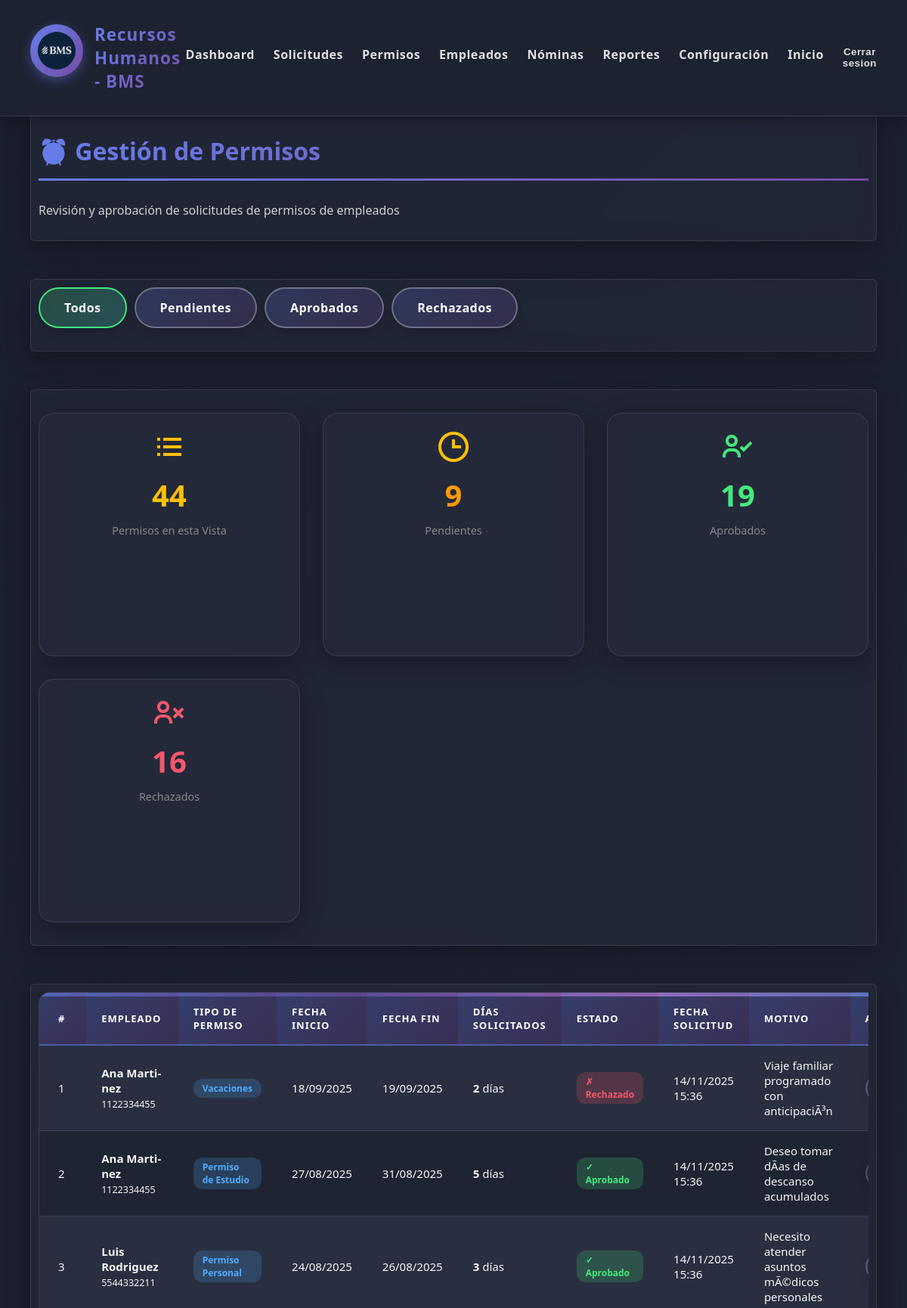
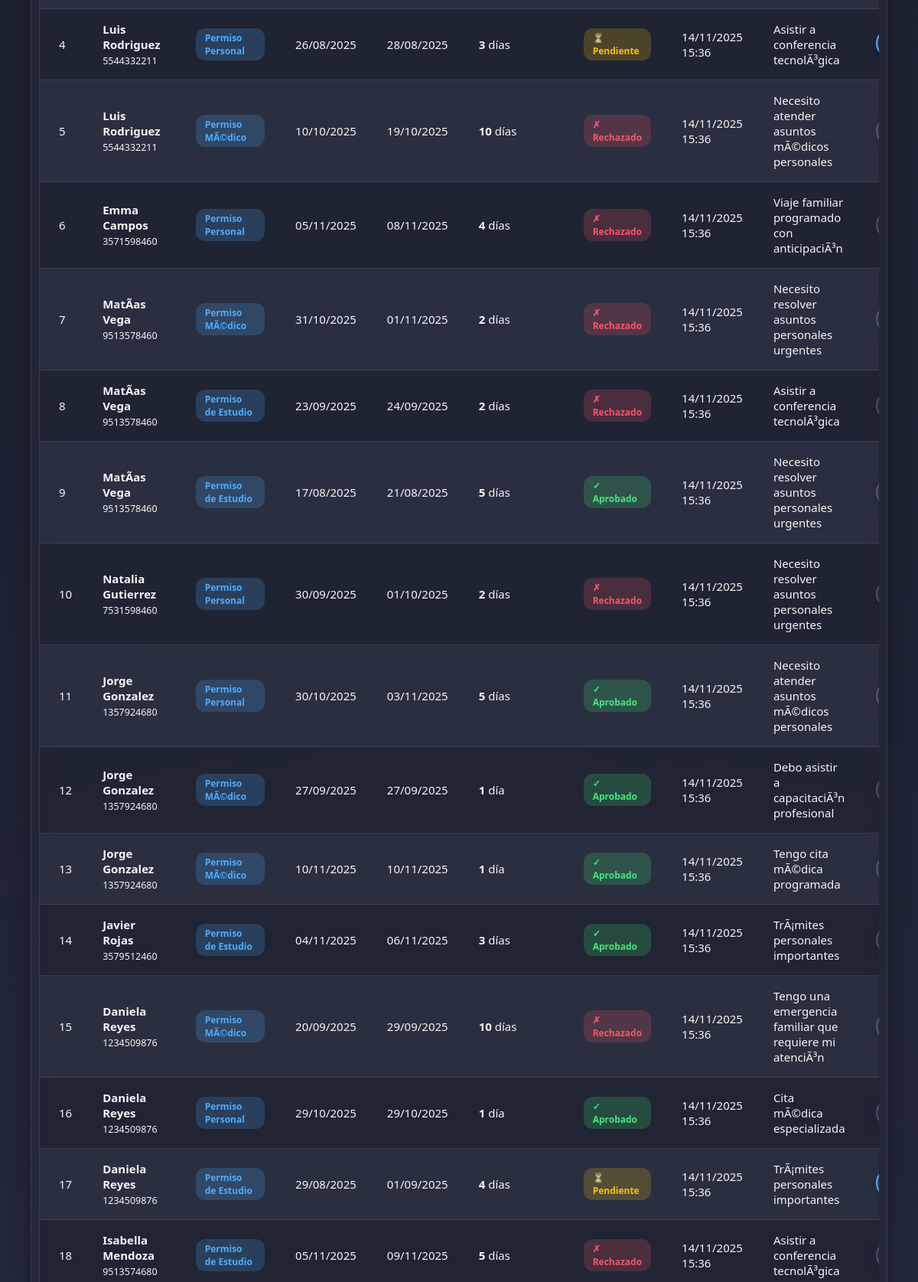
The app's page /rrhh/permisos/ (signed in, upper part) with its own data (2 pictures, top to bottom).
### core2/models.py (models this page shows, shortened)
class Permiso(models.Model):
    ESTADO_CHOICES = [
        ('PENDIENTE', 'Pendiente'),
        ('APROBADO', 'Aprobado'),
        ('RECHAZADO', 'Rechazado'),
    ]
    empleado = models.ForeignKey(Empleado, on_delete=models.CASCADE, related_name='permisos')
    tipo_permiso = models.ForeignKey(TipoPermiso, on_delete=models.CASCADE)
    fecha_inicio = models.DateField()
    fecha_fin = models.DateField()
    motivo = models.TextField()
    estado = models.CharField(max_length=20, choices=ESTADO_CHOICES, default='PENDIENTE')
    fecha_solicitud = models.DateTimeField(auto_now_add=True)
    fecha_respuesta = models.DateTimeField(null=True, blank=True)
    observaciones = models.TextField(blank=True)
    def dias_solicitados(self):
        return (self.fecha_fin - self.fecha_inicio).days + 1

class Empleado(models.Model):
    user = models.OneToOneField(User, on_delete=models.CASCADE, related_name='empleado')
    nombre = models.CharField(max_length=100)
    apellido = models.CharField(max_length=100)
    cedula = models.CharField(max_length=20, unique=True)
    correo = models.EmailField(unique=True)
    telefono = models.CharField(max_length=20, blank=True)
    direccion = models.CharField(max_length=200, blank=True)
    fecha_nacimiento = models.DateField(null=True, blank=True)
    fecha_ingreso = models.DateField(default=date.today)
    categoria = models.ForeignKey(Categoria, on_delete=models.SET_NULL, null=True, blank=True)
    activo = models.BooleanField(default=True)
    datos_completados = models.BooleanField(default=False)

class TipoPermiso(models.Model):
    nombre = models.CharField(max_length=100, unique=True)
    descripcion = models.TextField(blank=True)
    dias_maximos = models.IntegerField(default=0, help_text="0 = ilimitado")
    requiere_aprobacion = models.BooleanField(default=True)

### core3/views.py (the view)
# urls.py: path('permisos/', views.lista_permisos, name='lista_permisos_rrhh'),
@login_required
@user_passes_test(es_rrhh)
def lista_permisos(request):
    filtro = request.GET.get('estado', 'todos')
    permisos = Permiso.objects.all().select_related('empleado', 'tipo_permiso')
    if filtro == 'pendientes':
        permisos = permisos.filter(estado='PENDIENTE')
    elif filtro == 'aprobados':
        permisos = permisos.filter(estado='APROBADO')
    elif filtro == 'rechazados':
        permisos = permisos.filter(estado='RECHAZADO')
    permisos = permisos.order_by('-fecha_solicitud')
    total_permisos = Permiso.objects.count()
    permisos_pendientes = Permiso.objects.filter(estado='PENDIENTE').count()
    permisos_aprobados = Permiso.objects.filter(estado='APROBADO').count()
    permisos_rechazados = Permiso.objects.filter(estado='RECHAZADO').count()
    if total_permisos > 0:
        porcentaje_permisos_pendientes = round((permisos_pendientes / total_permisos) * 100, 2)
        porcentaje_permisos_aprobados = round((permisos_aprobados / total_permisos) * 100, 2)
        porcentaje_permisos_rechazados = round((permisos_rechazados / total_permisos) * 100, 2)
    else:
        porcentaje_permisos_pendientes = porcentaje_permisos_aprobados = porcentaje_permisos_rechazados = 0
    context = {
        'permisos': permisos,
        'filtro_actual': filtro,
        'total_permisos': total_permisos,
        'permisos_pendientes': permisos_pendientes,
        'permisos_aprobados': permisos_aprobados,
        'permisos_rechazados': permisos_rechazados,
        'porcentaje_permisos_pendientes': porcentaje_permisos_pendientes,
        'porcentaje_permisos_aprobados': porcentaje_permisos_aprobados,
        'porcentaje_permisos_rechazados': porcentaje_permisos_rechazados,
    }
    return render(request, 'core3/permisos/lista.html', context)

### core3/views.py (called while the page is built)
def es_rrhh(user):
    return user.is_staff or user.is_superuser

### core3/templates/core3/permisos/lista.html (shortened to what this page needs)
{% extends 'core3/base_rrhh.html' %}
{% load static %}
{% block content %}
<main class="main-content">
    <section class="seccion">
        <h2>⏰ Gestión de Permisos</h2>
        <p>Revisión y aprobación de solicitudes de permisos de empleados</p>
    </section>
    <section class="seccion">
        <div class="filtros">
            <a href="{% url 'lista_permisos_rrhh' %}?estado=todos"
                class="button {% if filtro_actual == 'todos' %}green{% endif %}">
                Todos
            </a>
            <a href="{% url 'lista_permisos_rrhh' %}?estado=pendientes"
                class="button {% if filtro_actual == 'pendientes' %}blue{% endif %}">
                Pendientes
            </a>
            <a href="{% url 'lista_permisos_rrhh' %}?estado=aprobados"
                class="button {% if filtro_actual == 'aprobados' %}{% endif %}">
                Aprobados
            </a>
            <a href="{% url 'lista_permisos_rrhh' %}?estado=rechazados"
                class="button {% if filtro_actual == 'rechazados' %}red{% endif %}">
                Rechazados
            </a>
        </div>
    </section>
    <section class="seccion">
        <div class="cards-container">
            <div class="card stat-card">
                <i class='bx bx-list-ul' style="font-size: 3rem; color: #ffc107;"></i>
                <div class="stat-number" style="color: #ffc107;">
                    {{ permisos|length }}
                </div>
                <div class="stat-label">Permisos en esta Vista</div>
            </div>
            <div class="card stat-card">
                <i class='bx bx-time' style="font-size: 3rem; color: #ffc107;"></i>
                <div class="stat-number" style="color: #ff9800;">
                    {{ permisos_pendientes }}
                </div>
                <div class="stat-label">Pendientes</div>
            </div>
            <div class="card stat-card">
                <i class='bx bx-user-check' style="font-size: 3rem; color: #43e97b;"></i>
                <div class="stat-number" style="color: #43e97b;">
                    {{ permisos_aprobados }}
                </div>
                <div class="stat-label">Aprobados</div>
            </div>
            <div class="card stat-card">
                <i class='bx bx-user-x' style="font-size: 3rem; color: #f5576c;"></i>
                <div class="stat-number" style="color: #f5576c;">
                    {{ permisos_rechazados }}
                </div>
                <div class="stat-label">Rechazados</div>
            </div>
        </div>
    </section>
    <section class="seccion">
        {% if permisos %}
        <div style="overflow-x: auto;">
            <table class="table table--striped table--hover">
                <tbody>
                    <tr>
                        <th>#</th>
                        <th>Empleado</th>
                        <th>Tipo de Permiso</th>
                        <th>Fecha Inicio</th>
                        <th>Fecha Fin</th>
                        <th>Días Solicitados</th>
                        <th>Estado</th>
                        <th>Fecha Solicitud</th>
                        <th>Motivo</th>
                        <th>Acciones</th>
                    </tr>
                    {% for permiso in permisos %}
                    <tr>
                        <td>{{ forloop.counter }}</td>
                        <td>
                            <strong>{{ permiso.empleado.nombre }} {{ permiso.empleado.apellido }}</strong><br>
                            <small>{{ permiso.empleado.cedula }}</small>
                        </td>
                        <td>
                            <span class="badge badge-info">{{ permiso.tipo_permiso.nombre }}</span>
                        </td>
                        <td>{{ permiso.fecha_inicio|date:"d/m/Y" }}</td>
                        <td>{{ permiso.fecha_fin|date:"d/m/Y" }}</td>
                        <td>
                            <strong>{{ permiso.dias_solicitados }}</strong> día{{ permiso.dias_solicitados|pluralize }}
                        </td>
                        <td>
                            {% if permiso.estado == 'PENDIENTE' %}
                            <span class="badge badge-warning">⏳ Pendiente</span>
                            {% elif permiso.estado == 'APROBADO' %}
                            <span class="badge badge-success">✓ Aprobado</span>
                            {% elif permiso.estado == 'RECHAZADO' %}
                            <span class="badge badge-danger">✗ Rechazado</span>
                            {% else %}
                            <span class="badge badge-secondary">{{ permiso.estado }}</span>
                            {% endif %}
                        </td>
                        <td>{{ permiso.fecha_solicitud|date:"d/m/Y H:i" }}</td>
                        <td>{{ permiso.motivo|truncatewords:8 }}</td>
                        <td>
                            {% if permiso.estado == 'PENDIENTE' %}
                            <a href="{% url 'revisar_permiso' permiso.id %}" class="button blue"
                                style="padding: 8px 16px; font-size: 14px;">
                            </a>
                            {% else %}
                            <button class="button"
                                style="padding: 8px 16px; font-size: 14px; opacity: 0.6; cursor: not-allowed;" disabled
                                title="{% if permiso.estado == 'APROBADO' %}Ya aprobado{% else %}Ya rechazado{% endif %}">
                            </button>
                            {% endif %}
                        </td>
                    </tr>
                    {% endfor %}
                </tbody>
            </table>
        </div>
        {% endif %}
    </section>
</main>
{% endblock %}

### Static/CSS/style.css (style rules this page uses)
:root { --primary-gradient: linear-gradient(135deg, #667eea 0%, #764ba2 100%); --secondary-gradient: linear-gradient(135deg, #f093fb 0%, #f5576c 100%); --success-gradient: linear-gradient(135deg, #43e97b 0%, #38f9d7 100%); --info-gradient: linear-gradient(135deg, #4facfe 0%, #00f2fe 100%); --dark-bg: #1a1f2e; --card-bg: #252b3b; --sidebar-bg: rgba(30, 35, 50, 0.95); }
html { scroll-behavior: smooth; }
html, body { height: 100%; margin: 0; overflow-x: hidden; }
body { background: linear-gradient(135deg, #1a1f2e 0%, #252b3b 100%); color: #ffffff; min-height: 100%; margin: 0; font-family: 'Segoe UI', Tahoma, Geneva, Verdana, sans-serif; position: relative; }
body::before { content: ''; position: fixed; top: 0; left: 0; width: 100%; height: 100%; background-image: radial-gradient(circle at 20% 50%, rgba(120, 119, 198, 0.1) 0%, transparent 50%), radial-gradient(circle at 80% 80%, rgba(138, 180, 248, 0.1) 0%, transparent 50%); pointer-events: none; z-index: 0; }
.main-content { flex: 1; display: block; font-family: 'Segoe UI', Tahoma, Geneva, Verdana, sans-serif; margin-left: 0; padding: 40px; width: 100%; box-sizing: border-box; position: relative; z-index: 1; animation: fadeInUp 0.8s ease-out; }
.seccion { margin-bottom: 50px; background: rgba(37, 43, 59, 0.6); backdrop-filter: blur(10px); -webkit-backdrop-filter: blur(10px); padding: 40px; border-radius: 20px; box-shadow: 0 8px 32px rgba(0, 0, 0, 0.3); transition: all 0.3s ease; border: 1px solid rgba(255, 255, 255, 0.1); position: relative; overflow: hidden; }
.seccion::before { content: ''; position: absolute; top: -2px; left: -2px; right: -2px; bottom: -2px; background: linear-gradient(45deg, #667eea, #764ba2, #f093fb, #4facfe); border-radius: 20px; opacity: 0; transition: opacity 0.3s ease; z-index: -1; }
.seccion h2 { border-bottom: 3px solid transparent; border-image: linear-gradient(90deg, #667eea, #764ba2) 1; padding-bottom: 15px; margin-bottom: 25px; font-family: 'Segoe UI', Tahoma, Geneva, Verdana, sans-serif; font-size: 2rem; font-weight: 700; background: linear-gradient(135deg, #667eea 0%, #764ba2 100%); -webkit-background-clip: text; -webkit-text-fill-color: transparent; background-clip: text; }
.seccion p { line-height: 1.8; font-size: 16px; color: #d0d0d0; font-family: 'Segoe UI', Tahoma, Geneva, Verdana, sans-serif; }
main { padding-top: 100px; }

### Static/CSS/table.css (style rules this page uses)
.table { width: 100%; border-collapse: separate; border-spacing: 0; background: rgba(37, 43, 59, 0.6); backdrop-filter: blur(10px); -webkit-backdrop-filter: blur(10px); font-family: 'Segoe UI', Tahoma, Geneva, Verdana, sans-serif; font-size: 15px; text-align: left; color: #f5f5f5; margin-bottom: 30px; border-radius: 15px; overflow: hidden; box-sizing: border-box; border: 1px solid rgba(255, 255, 255, 0.1); box-shadow: 0 8px 32px rgba(0, 0, 0, 0.3); transition: all 0.3s ease; position: relative; }
.table::before { content: ''; position: absolute; top: 0; left: 0; right: 0; height: 5px; background: linear-gradient(90deg, #667eea, #764ba2, #f093fb, #4facfe); opacity: 0.7; }
.table th, .table td { padding: 16px 20px; border-bottom: 1px solid rgba(255, 255, 255, 0.1); transition: all 0.3s ease; }
.table th { font-weight: 700; text-transform: uppercase; letter-spacing: 1px; font-size: 13px; background: linear-gradient(135deg, rgba(102, 126, 234, 0.3), rgba(118, 75, 162, 0.3)); border-bottom: 2px solid rgba(102, 126, 234, 0.5); color: #ffffff; position: relative; }
.table th::after { content: ''; position: absolute; bottom: 0; left: 0; width: 0; height: 2px; background: linear-gradient(90deg, #667eea, #764ba2); transition: width 0.3s ease; }
.table th:first-child, .table td:first-child { padding-left: 25px; }
.table th:last-child, .table td:last-child { padding-right: 25px; }
.table tbody tr { transition: all 0.3s ease; position: relative; }
.table tbody tr::before { content: ''; position: absolute; left: 0; top: 0; width: 4px; height: 100%; background: linear-gradient(135deg, #667eea, #764ba2); opacity: 0; transition: opacity 0.3s ease; }
.table--striped tbody tr:nth-child(even) { background: rgba(255, 255, 255, 0.03); }
.table--striped tbody tr:nth-child(odd) { background: rgba(0, 0, 0, 0.1); }
.table { animation: fadeInTable 0.6s ease-out; }

### records on screen
Permiso: empleado.nombre "Ana", empleado.apellido "Marti­nez", empleado.cedula "1122334455", tipo_permiso.nombre "Vacaciones", fecha_inicio "18/09/2025", fecha_fin "19/09/2025", dias_solicitados "2", estado "✗ Rechazado", fecha_solicitud "14/11/2025 15:36", motivo "Viaje familiar programado con anticipaciÃ³n"
Permiso: empleado.nombre "Ana", empleado.apellido "Marti­nez", empleado.cedula "1122334455", tipo_permiso.nombre "Permiso de Estudio", fecha_inicio "27/08/2025", fecha_fin "31/08/2025", dias_solicitados "5", estado "✓ Aprobado", fecha_solicitud "14/11/2025 15:36", motivo "Deseo tomar dÃ­as de descanso acumulados"
Permiso: empleado.nombre "Luis", empleado.apellido "Rodriguez", empleado.cedula "5544332211", tipo_permiso.nombre "Permiso Personal", fecha_inicio "24/08/2025", fecha_fin "26/08/2025", dias_solicitados "3", estado "✓ Aprobado", fecha_solicitud "14/11/2025 15:36", motivo "Necesito atender asuntos mÃ©dicos personales"
Permiso: empleado.nombre "Luis", empleado.apellido "Rodriguez", empleado.cedula "5544332211", tipo_permiso.nombre "Permiso Personal", fecha_inicio "26/08/2025", fecha_fin "28/08/2025", dias_solicitados "3", estado "⏳ Pendiente", fecha_solicitud "14/11/2025 15:36", motivo "Asistir a conferencia tecnolÃ³gica"
Permiso: empleado.nombre "Luis", empleado.apellido "Rodriguez", empleado.cedula "5544332211", tipo_permiso.nombre "Permiso MÃ©dico", fecha_inicio "10/10/2025", fecha_fin "19/10/2025", dias_solicitados "10", estado "✗ Rechazado", fecha_solicitud "14/11/2025 15:36", motivo "Necesito atender asuntos mÃ©dicos personales"
Permiso: empleado.nombre "Emma", empleado.apellido "Campos", empleado.cedula "3571598460", tipo_permiso.nombre "Permiso Personal", fecha_inicio "05/11/2025", fecha_fin "08/11/2025", dias_solicitados "4", estado "✗ Rechazado", fecha_solicitud "14/11/2025 15:36", motivo "Viaje familiar programado con anticipaciÃ³n"
Permiso: empleado.nombre "MatÃ­as", empleado.apellido "Vega", empleado.cedula "9513578460", tipo_permiso.nombre "Permiso MÃ©dico", fecha_inicio "31/10/2025", fecha_fin "01/11/2025", dias_solicitados "2", estado "✗ Rechazado", fecha_solicitud "14/11/2025 15:36", motivo "Necesito resolver asuntos personales urgentes"
Permiso: empleado.nombre "MatÃ­as", empleado.apellido "Vega", empleado.cedula "9513578460", tipo_permiso.nombre "Permiso de Estudio", fecha_inicio "23/09/2025", fecha_fin "24/09/2025", dias_solicitados "2", estado "✗ Rechazado", fecha_solicitud "14/11/2025 15:36", motivo "Asistir a conferencia tecnolÃ³gica"
Permiso: empleado.nombre "MatÃ­as", empleado.apellido "Vega", empleado.cedula "9513578460", tipo_permiso.nombre "Permiso de Estudio", fecha_inicio "17/08/2025", fecha_fin "21/08/2025", dias_solicitados "5", estado "✓ Aprobado", fecha_solicitud "14/11/2025 15:36", motivo "Necesito resolver asuntos personales urgentes"
Permiso: empleado.nombre "Natalia", empleado.apellido "Gutierrez", empleado.cedula "7531598460", tipo_permiso.nombre "Permiso Personal", fecha_inicio "30/09/2025", fecha_fin "01/10/2025", dias_solicitados "2", estado "✗ Rechazado", fecha_solicitud "14/11/2025 15:36", motivo "Necesito resolver asuntos personales urgentes"
Permiso: empleado.nombre "Jorge", empleado.apellido "Gonzalez", empleado.cedula "1357924680", tipo_permiso.nombre "Permiso Personal", fecha_inicio "30/10/2025", fecha_fin "03/11/2025", dias_solicitados "5", estado "✓ Aprobado", fecha_solicitud "14/11/2025 15:36", motivo "Necesito atender asuntos mÃ©dicos personales"
Permiso: empleado.nombre "Jorge", empleado.apellido "Gonzalez", empleado.cedula "1357924680", tipo_permiso.nombre "Permiso MÃ©dico", fecha_inicio "27/09/2025", fecha_fin "27/09/2025", dias_solicitados "1", estado "✓ Aprobado", fecha_solicitud "14/11/2025 15:36", motivo "Debo asistir a capacitaciÃ³n profesional"
Permiso: empleado.nombre "Jorge", empleado.apellido "Gonzalez", empleado.cedula "1357924680", tipo_permiso.nombre "Permiso MÃ©dico", fecha_inicio "10/11/2025", fecha_fin "10/11/2025", dias_solicitados "1", estado "✓ Aprobado", fecha_solicitud "14/11/2025 15:36", motivo "Tengo cita mÃ©dica programada"
Permiso: empleado.nombre "Javier", empleado.apellido "Rojas", empleado.cedula "3579512460", tipo_permiso.nombre "Permiso de Estudio", fecha_inicio "04/11/2025", fecha_fin "06/11/2025", dias_solicitados "3", estado "✓ Aprobado", fecha_solicitud "14/11/2025 15:36", motivo "TrÃ¡mites personales importantes"
Permiso: empleado.nombre "Daniela", empleado.apellido "Reyes", empleado.cedula "1234509876", tipo_permiso.nombre "Permiso MÃ©dico", fecha_inicio "20/09/2025", fecha_fin "29/09/2025", dias_solicitados "10", estado "✗ Rechazado", fecha_solicitud "14/11/2025 15:36", motivo "Tengo una emergencia familiar que requiere mi atenciÃ³n"
Permiso: empleado.nombre "Daniela", empleado.apellido "Reyes", empleado.cedula "1234509876", tipo_permiso.nombre "Permiso Personal", fecha_inicio "29/10/2025", fecha_fin "29/10/2025", dias_solicitados "1", estado "✓ Aprobado", fecha_solicitud "14/11/2025 15:36", motivo "Cita mÃ©dica especializada"
Permiso: empleado.nombre "Daniela", empleado.apellido "Reyes", empleado.cedula "1234509876", tipo_permiso.nombre "Permiso de Estudio", fecha_inicio "29/08/2025", fecha_fin "01/09/2025", dias_solicitados "4", estado "⏳ Pendiente", fecha_solicitud "14/11/2025 15:36", motivo "TrÃ¡mites personales importantes"
Permiso: empleado.nombre "Isabella", empleado.apellido "Mendoza", empleado.cedula "9513574680", tipo_permiso.nombre "Permiso de Estudio", fecha_inicio "05/11/2025", fecha_fin "09/11/2025", dias_solicitados "5", estado "✗ Rechazado", fecha_solicitud "14/11/2025 15:36", motivo "Asistir a conferencia tecnolÃ³gica"

### other values on screen
{{ permisos|length }} "44"
{{ permisos_pendientes }} "9"
{{ permisos_aprobados }} "19"
{{ permisos_rechazados }} "16"
